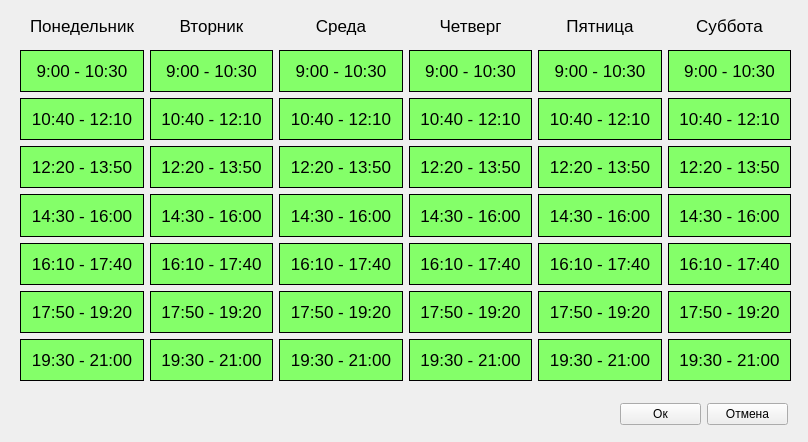
 <widget class="QDialog" name="ExceptionsWindow">
  <property name="geometry">
   <rect>
    <x>0</x>
    <y>0</y>
    <width>808</width>
    <height>442</height>
   </rect>
  </property>
  <property name="windowTitle">
   <string>Dialog</string>
  </property>
  <widget class="QWidget" name="layoutWidget">
   <property name="geometry">
    <rect>
     <x>20</x>
     <y>10</y>
     <width>771</width>
     <height>31</height>
    </rect>
   </property>
   <layout class="QHBoxLayout" name="week_Layout">
    <item>
     <widget class="QLabel" name="monday_label">
      <property name="styleSheet">
       <string notr="true">color: rgb(0, 0, 0);
font-family: Arial;
font-size: 17px;</string>
      </property>
      <property name="text">
       <string>Понедельник</string>
      </property>
      <property name="alignment">
       <set>Qt::AlignCenter</set>
      </property>
     </widget>
    </item>
    <item>
     <widget class="QLabel" name="tuesday_label">
      <property name="styleSheet">
       <string notr="true">color: rgb(0, 0, 0);
font-family: Arial;
font-size: 17px;</string>
      </property>
      <property name="text">
       <string>Вторник</string>
      </property>
      <property name="alignment">
       <set>Qt::AlignCenter</set>
      </property>
     </widget>
    </item>
    <item>
     <widget class="QLabel" name="wednesday_label">
      <property name="styleSheet">
       <string notr="true">color: rgb(0, 0, 0);
font-family: Arial;
font-size: 17px;</string>
      </property>
      <property name="text">
       <string>Среда</string>
      </property>
      <property name="alignment">
       <set>Qt::AlignCenter</set>
      </property>
     </widget>
    </item>
    <item>
     <widget class="QLabel" name="thursday_label">
      <property name="styleSheet">
       <string notr="true">color: rgb(0, 0, 0);
font-family: Arial;
font-size: 17px;</string>
      </property>
      <property name="text">
       <string>Четверг</string>
      </property>
      <property name="alignment">
       <set>Qt::AlignCenter</set>
      </property>
     </widget>
    </item>
    <item>
     <widget class="QLabel" name="friday_label">
      <property name="styleSheet">
       <string notr="true">color: rgb(0, 0, 0);
font-family: Arial;
font-size: 17px;</string>
      </property>
      <property name="text">
       <string>Пятница</string>
      </property>
      <property name="alignment">
       <set>Qt::AlignCenter</set>
      </property>
     </widget>
    </item>
    <item>
     <widget class="QLabel" name="saturday_label">
      <property name="styleSheet">
       <string notr="true">color: rgb(0, 0, 0);
font-family: Arial;
font-size: 17px;</string>
      </property>
      <property name="text">
       <string>Суббота</string>
      </property>
      <property name="alignment">
       <set>Qt::AlignCenter</set>
      </property>
     </widget>
    </item>
   </layout>
  </widget>
  <widget class="QWidget" name="layoutWidget">
   <property name="geometry">
    <rect>
     <x>20</x>
     <y>50</y>
     <width>771</width>
     <height>331</height>
    </rect>
   </property>
   <layout class="QGridLayout" name="gridLayout">
    <item row="3" column="1">
     <widget class="QPushButton" name="tue_4_lesson_button">
      <property name="sizePolicy">
       <sizepolicy hsizetype="Minimum" vsizetype="Minimum">
        <horstretch>0</horstretch>
        <verstretch>0</verstretch>
       </sizepolicy>
      </property>
      <property name="styleSheet">
       <string notr="true">background-color: rgb(132, 255, 105);
color: rgb(0, 0, 0);
font-family: Arial;
font-size: 17px;
border: 1px solid rgb(0, 0, 0);</string>
      </property>
      <property name="text">
       <string>14:30 - 16:00</string>
      </property>
     </widget>
    </item>
    <item row="5" column="6">
     <widget class="QPushButton" name="fri_6_lesson_button">
      <property name="sizePolicy">
       <sizepolicy hsizetype="Minimum" vsizetype="Minimum">
        <horstretch>0</horstretch>
        <verstretch>0</verstretch>
       </sizepolicy>
      </property>
      <property name="styleSheet">
       <string notr="true">background-color: rgb(132, 255, 105);
color: rgb(0, 0, 0);
font-family: Arial;
font-size: 17px;
border: 1px solid rgb(0, 0, 0);</string>
      </property>
      <property name="text">
       <string>17:50 - 19:20</string>
      </property>
     </widget>
    </item>
    <item row="0" column="5">
     <widget class="QPushButton" name="thu_1_lesson_button">
      <property name="sizePolicy">
       <sizepolicy hsizetype="Minimum" vsizetype="Minimum">
        <horstretch>0</horstretch>
        <verstretch>0</verstretch>
       </sizepolicy>
      </property>
      <property name="toolTip">
       <string>&lt;html&gt;&lt;head/&gt;&lt;body&gt;&lt;p&gt;&lt;br/&gt;&lt;/p&gt;&lt;/body&gt;&lt;/html&gt;</string>
      </property>
      <property name="styleSheet">
       <string notr="true">background-color: rgb(132, 255, 105);
color: rgb(0, 0, 0);
font-family: Arial;
font-size: 17px;
border: 1px solid rgb(0, 0, 0);</string>
      </property>
      <property name="text">
       <string>9:00 - 10:30</string>
      </property>
     </widget>
    </item>
    <item row="6" column="6">
     <widget class="QPushButton" name="fri_7_lesson_button">
      <property name="sizePolicy">
       <sizepolicy hsizetype="Minimum" vsizetype="Minimum">
        <horstretch>0</horstretch>
        <verstretch>0</verstretch>
       </sizepolicy>
      </property>
      <property name="styleSheet">
       <string notr="true">background-color: rgb(132, 255, 105);
color: rgb(0, 0, 0);
font-family: Arial;
font-size: 17px;
border: 1px solid rgb(0, 0, 0);</string>
      </property>
      <property name="text">
       <string>19:30 - 21:00</string>
      </property>
     </widget>
    </item>
    <item row="3" column="7">
     <widget class="QPushButton" name="sat_4_lesson_button">
      <property name="sizePolicy">
       <sizepolicy hsizetype="Minimum" vsizetype="Minimum">
        <horstretch>0</horstretch>
        <verstretch>0</verstretch>
       </sizepolicy>
      </property>
      <property name="styleSheet">
       <string notr="true">background-color: rgb(132, 255, 105);
color: rgb(0, 0, 0);
font-family: Arial;
font-size: 17px;
border: 1px solid rgb(0, 0, 0);</string>
      </property>
      <property name="text">
       <string>14:30 - 16:00</string>
      </property>
     </widget>
    </item>
    <item row="2" column="6">
     <widget class="QPushButton" name="fri_3_lesson_button">
      <property name="sizePolicy">
       <sizepolicy hsizetype="Minimum" vsizetype="Minimum">
        <horstretch>0</horstretch>
        <verstretch>0</verstretch>
       </sizepolicy>
      </property>
      <property name="styleSheet">
       <string notr="true">background-color: rgb(132, 255, 105);
color: rgb(0, 0, 0);
font-family: Arial;
font-size: 17px;
border: 1px solid rgb(0, 0, 0);</string>
      </property>
      <property name="text">
       <string>12:20 - 13:50</string>
      </property>
     </widget>
    </item>
    <item row="4" column="0">
     <widget class="QPushButton" name="mon_5_lesson_button">
      <property name="sizePolicy">
       <sizepolicy hsizetype="Minimum" vsizetype="Minimum">
        <horstretch>0</horstretch>
        <verstretch>0</verstretch>
       </sizepolicy>
      </property>
      <property name="toolTip">
       <string>&lt;html&gt;&lt;head/&gt;&lt;body&gt;&lt;p&gt;&lt;br/&gt;&lt;/p&gt;&lt;/body&gt;&lt;/html&gt;</string>
      </property>
      <property name="styleSheet">
       <string notr="true">background-color: rgb(132, 255, 105);
color: rgb(0, 0, 0);
font-family: Arial;
font-size: 17px;
border: 1px solid rgb(0, 0, 0);</string>
      </property>
      <property name="text">
       <string>16:10 - 17:40</string>
      </property>
     </widget>
    </item>
    <item row="2" column="7">
     <widget class="QPushButton" name="sat_3_lesson_button">
      <property name="sizePolicy">
       <sizepolicy hsizetype="Minimum" vsizetype="Minimum">
        <horstretch>0</horstretch>
        <verstretch>0</verstretch>
       </sizepolicy>
      </property>
      <property name="styleSheet">
       <string notr="true">background-color: rgb(132, 255, 105);
color: rgb(0, 0, 0);
font-family: Arial;
font-size: 17px;
border: 1px solid rgb(0, 0, 0);</string>
      </property>
      <property name="text">
       <string>12:20 - 13:50</string>
      </property>
     </widget>
    </item>
    <item row="1" column="7">
     <widget class="QPushButton" name="sat_2_lesson_button">
      <property name="sizePolicy">
       <sizepolicy hsizetype="Minimum" vsizetype="Minimum">
        <horstretch>0</horstretch>
        <verstretch>0</verstretch>
       </sizepolicy>
      </property>
      <property name="styleSheet">
       <string notr="true">background-color: rgb(132, 255, 105);
color: rgb(0, 0, 0);
font-family: Arial;
font-size: 17px;
border: 1px solid rgb(0, 0, 0);</string>
      </property>
      <property name="text">
       <string>10:40 - 12:10</string>
      </property>
     </widget>
    </item>
    <item row="1" column="3">
     <widget class="QPushButton" name="wed_2_lesson_button">
      <property name="sizePolicy">
       <sizepolicy hsizetype="Minimum" vsizetype="Minimum">
        <horstretch>0</horstretch>
        <verstretch>0</verstretch>
       </sizepolicy>
      </property>
      <property name="styleSheet">
       <string notr="true">background-color: rgb(132, 255, 105);
color: rgb(0, 0, 0);
font-family: Arial;
font-size: 17px;
border: 1px solid rgb(0, 0, 0);</string>
      </property>
      <property name="text">
       <string>10:40 - 12:10</string>
      </property>
     </widget>
    </item>
    <item row="3" column="0">
     <widget class="QPushButton" name="mon_4_lesson_button">
      <property name="sizePolicy">
       <sizepolicy hsizetype="Minimum" vsizetype="Minimum">
        <horstretch>0</horstretch>
        <verstretch>0</verstretch>
       </sizepolicy>
      </property>
      <property name="toolTip">
       <string>&lt;html&gt;&lt;head/&gt;&lt;body&gt;&lt;p&gt;&lt;br/&gt;&lt;/p&gt;&lt;/body&gt;&lt;/html&gt;</string>
      </property>
      <property name="styleSheet">
       <string notr="true">background-color: rgb(132, 255, 105);
color: rgb(0, 0, 0);
font-family: Arial;
font-size: 17px;
border: 1px solid rgb(0, 0, 0);</string>
      </property>
      <property name="text">
       <string>14:30 - 16:00</string>
      </property>
     </widget>
    </item>
    <item row="4" column="1">
     <widget class="QPushButton" name="tue_5_lesson_button">
      <property name="sizePolicy">
       <sizepolicy hsizetype="Minimum" vsizetype="Minimum">
        <horstretch>0</horstretch>
        <verstretch>0</verstretch>
       </sizepolicy>
      </property>
      <property name="styleSheet">
       <string notr="true">background-color: rgb(132, 255, 105);
color: rgb(0, 0, 0);
font-family: Arial;
font-size: 17px;
border: 1px solid rgb(0, 0, 0);</string>
      </property>
      <property name="text">
       <string>16:10 - 17:40</string>
      </property>
     </widget>
    </item>
    <item row="2" column="3">
     <widget class="QPushButton" name="wed_3_lesson_button">
      <property name="sizePolicy">
       <sizepolicy hsizetype="Minimum" vsizetype="Minimum">
        <horstretch>0</horstretch>
        <verstretch>0</verstretch>
       </sizepolicy>
      </property>
      <property name="styleSheet">
       <string notr="true">background-color: rgb(132, 255, 105);
color: rgb(0, 0, 0);
font-family: Arial;
font-size: 17px;
border: 1px solid rgb(0, 0, 0);</string>
      </property>
      <property name="text">
       <string>12:20 - 13:50</string>
      </property>
     </widget>
    </item>
    <item row="4" column="5">
     <widget class="QPushButton" name="thu_5_lesson_button">
      <property name="sizePolicy">
       <sizepolicy hsizetype="Minimum" vsizetype="Minimum">
        <horstretch>0</horstretch>
        <verstretch>0</verstretch>
       </sizepolicy>
      </property>
      <property name="styleSheet">
       <string notr="true">background-color: rgb(132, 255, 105);
color: rgb(0, 0, 0);
font-family: Arial;
font-size: 17px;
border: 1px solid rgb(0, 0, 0);</string>
      </property>
      <property name="text">
       <string>16:10 - 17:40</string>
      </property>
     </widget>
    </item>
    <item row="4" column="7">
     <widget class="QPushButton" name="sat_5_lesson_button">
      <property name="sizePolicy">
       <sizepolicy hsizetype="Minimum" vsizetype="Minimum">
        <horstretch>0</horstretch>
        <verstretch>0</verstretch>
       </sizepolicy>
      </property>
      <property name="styleSheet">
       <string notr="true">background-color: rgb(132, 255, 105);
color: rgb(0, 0, 0);
font-family: Arial;
font-size: 17px;
border: 1px solid rgb(0, 0, 0);</string>
      </property>
      <property name="text">
       <string>16:10 - 17:40</string>
      </property>
     </widget>
    </item>
    <item row="5" column="1">
     <widget class="QPushButton" name="tue_6_lesson_button">
      <property name="sizePolicy">
       <sizepolicy hsizetype="Minimum" vsizetype="Minimum">
        <horstretch>0</horstretch>
        <verstretch>0</verstretch>
       </sizepolicy>
      </property>
      <property name="styleSheet">
       <string notr="true">background-color: rgb(132, 255, 105);
color: rgb(0, 0, 0);
font-family: Arial;
font-size: 17px;
border: 1px solid rgb(0, 0, 0);</string>
      </property>
      <property name="text">
       <string>17:50 - 19:20</string>
      </property>
     </widget>
    </item>
    <item row="1" column="1">
     <widget class="QPushButton" name="tue_2_lesson_button">
      <property name="sizePolicy">
       <sizepolicy hsizetype="Minimum" vsizetype="Minimum">
        <horstretch>0</horstretch>
        <verstretch>0</verstretch>
       </sizepolicy>
      </property>
      <property name="toolTip">
       <string>&lt;html&gt;&lt;head/&gt;&lt;body&gt;&lt;p&gt;&lt;br/&gt;&lt;/p&gt;&lt;/body&gt;&lt;/html&gt;</string>
      </property>
      <property name="styleSheet">
       <string notr="true">background-color: rgb(132, 255, 105);
color: rgb(0, 0, 0);
font-family: Arial;
font-size: 17px;
border: 1px solid rgb(0, 0, 0);</string>
      </property>
      <property name="text">
       <string>10:40 - 12:10</string>
      </property>
     </widget>
    </item>
    <item row="3" column="3">
     <widget class="QPushButton" name="wed_4_lesson_button">
      <property name="sizePolicy">
       <sizepolicy hsizetype="Minimum" vsizetype="Minimum">
        <horstretch>0</horstretch>
        <verstretch>0</verstretch>
       </sizepolicy>
      </property>
      <property name="styleSheet">
       <string notr="true">background-color: rgb(132, 255, 105);
color: rgb(0, 0, 0);
font-family: Arial;
font-size: 17px;
border: 1px solid rgb(0, 0, 0);</string>
      </property>
      <property name="text">
       <string>14:30 - 16:00</string>
      </property>
     </widget>
    </item>
    <item row="4" column="6">
     <widget class="QPushButton" name="fri_5_lesson_button">
      <property name="sizePolicy">
       <sizepolicy hsizetype="Minimum" vsizetype="Minimum">
        <horstretch>0</horstretch>
        <verstretch>0</verstretch>
       </sizepolicy>
      </property>
      <property name="styleSheet">
       <string notr="true">background-color: rgb(132, 255, 105);
color: rgb(0, 0, 0);
font-family: Arial;
font-size: 17px;
border: 1px solid rgb(0, 0, 0);</string>
      </property>
      <property name="text">
       <string>16:10 - 17:40</string>
      </property>
     </widget>
    </item>
    <item row="6" column="1">
     <widget class="QPushButton" name="tue_7_lesson_button">
      <property name="sizePolicy">
       <sizepolicy hsizetype="Minimum" vsizetype="Minimum">
        <horstretch>0</horstretch>
        <verstretch>0</verstretch>
       </sizepolicy>
      </property>
      <property name="styleSheet">
       <string notr="true">background-color: rgb(132, 255, 105);
color: rgb(0, 0, 0);
font-family: Arial;
font-size: 17px;
border: 1px solid rgb(0, 0, 0);</string>
      </property>
      <property name="text">
       <string>19:30 - 21:00</string>
      </property>
     </widget>
    </item>
    <item row="2" column="1">
     <widget class="QPushButton" name="tue_3_lesson_button">
      <property name="sizePolicy">
       <sizepolicy hsizetype="Minimum" vsizetype="Minimum">
        <horstretch>0</horstretch>
        <verstretch>0</verstretch>
       </sizepolicy>
      </property>
      <property name="styleSheet">
       <string notr="true">background-color: rgb(132, 255, 105);
color: rgb(0, 0, 0);
font-family: Arial;
font-size: 17px;
border: 1px solid rgb(0, 0, 0);</string>
      </property>
      <property name="text">
       <string>12:20 - 13:50</string>
      </property>
     </widget>
    </item>
    <item row="5" column="5">
     <widget class="QPushButton" name="thu_6_lesson_button">
      <property name="sizePolicy">
       <sizepolicy hsizetype="Minimum" vsizetype="Minimum">
        <horstretch>0</horstretch>
        <verstretch>0</verstretch>
       </sizepolicy>
      </property>
      <property name="styleSheet">
       <string notr="true">background-color: rgb(132, 255, 105);
color: rgb(0, 0, 0);
font-family: Arial;
font-size: 17px;
border: 1px solid rgb(0, 0, 0);</string>
      </property>
      <property name="text">
       <string>17:50 - 19:20</string>
      </property>
     </widget>
    </item>
    <item row="6" column="3">
     <widget class="QPushButton" name="wed_7_lesson_button">
      <property name="sizePolicy">
       <sizepolicy hsizetype="Minimum" vsizetype="Minimum">
        <horstretch>0</horstretch>
        <verstretch>0</verstretch>
       </sizepolicy>
      </property>
      <property name="styleSheet">
       <string notr="true">background-color: rgb(132, 255, 105);
color: rgb(0, 0, 0);
font-family: Arial;
font-size: 17px;
border: 1px solid rgb(0, 0, 0);</string>
      </property>
      <property name="text">
       <string>19:30 - 21:00</string>
      </property>
     </widget>
    </item>
    <item row="6" column="7">
     <widget class="QPushButton" name="sat_7_lesson_button">
      <property name="sizePolicy">
       <sizepolicy hsizetype="Minimum" vsizetype="Minimum">
        <horstretch>0</horstretch>
        <verstretch>0</verstretch>
       </sizepolicy>
      </property>
      <property name="styleSheet">
       <string notr="true">background-color: rgb(132, 255, 105);
color: rgb(0, 0, 0);
font-family: Arial;
font-size: 17px;
border: 1px solid rgb(0, 0, 0);</string>
      </property>
      <property name="text">
       <string>19:30 - 21:00</string>
      </property>
     </widget>
    </item>
    <item row="2" column="0">
     <widget class="QPushButton" name="mon_3_lesson_button">
      <property name="sizePolicy">
       <sizepolicy hsizetype="Minimum" vsizetype="Minimum">
        <horstretch>0</horstretch>
        <verstretch>0</verstretch>
       </sizepolicy>
      </property>
      <property name="toolTip">
       <string>&lt;html&gt;&lt;head/&gt;&lt;body&gt;&lt;p&gt;&lt;br/&gt;&lt;/p&gt;&lt;/body&gt;&lt;/html&gt;</string>
      </property>
      <property name="styleSheet">
       <string notr="true">background-color: rgb(132, 255, 105);
color: rgb(0, 0, 0);
font-family: Arial;
font-size: 17px;
border: 1px solid rgb(0, 0, 0);</string>
      </property>
      <property name="text">
       <string>12:20 - 13:50</string>
      </property>
     </widget>
    </item>
    <item row="1" column="5">
     <widget class="QPushButton" name="thu_2_lesson_button">
      <property name="sizePolicy">
       <sizepolicy hsizetype="Minimum" vsizetype="Minimum">
        <horstretch>0</horstretch>
        <verstretch>0</verstretch>
       </sizepolicy>
      </property>
      <property name="styleSheet">
       <string notr="true">background-color: rgb(132, 255, 105);
color: rgb(0, 0, 0);
font-family: Arial;
font-size: 17px;
border: 1px solid rgb(0, 0, 0);</string>
      </property>
      <property name="text">
       <string>10:40 - 12:10</string>
      </property>
     </widget>
    </item>
    <item row="0" column="3">
     <widget class="QPushButton" name="wed_1_lesson_button">
      <property name="sizePolicy">
       <sizepolicy hsizetype="Minimum" vsizetype="Minimum">
        <horstretch>0</horstretch>
        <verstretch>0</verstretch>
       </sizepolicy>
      </property>
      <property name="toolTip">
       <string>&lt;html&gt;&lt;head/&gt;&lt;body&gt;&lt;p&gt;&lt;br/&gt;&lt;/p&gt;&lt;/body&gt;&lt;/html&gt;</string>
      </property>
      <property name="styleSheet">
       <string notr="true">background-color: rgb(132, 255, 105);
color: rgb(0, 0, 0);
font-family: Arial;
font-size: 17px;
border: 1px solid rgb(0, 0, 0);</string>
      </property>
      <property name="text">
       <string>9:00 - 10:30</string>
      </property>
     </widget>
    </item>
    <item row="3" column="6">
     <widget class="QPushButton" name="fri_4_lesson_button">
      <property name="sizePolicy">
       <sizepolicy hsizetype="Minimum" vsizetype="Minimum">
        <horstretch>0</horstretch>
        <verstretch>0</verstretch>
       </sizepolicy>
      </property>
      <property name="styleSheet">
       <string notr="true">background-color: rgb(132, 255, 105);
color: rgb(0, 0, 0);
font-family: Arial;
font-size: 17px;
border: 1px solid rgb(0, 0, 0);</string>
      </property>
      <property name="text">
       <string>14:30 - 16:00</string>
      </property>
     </widget>
    </item>
    <item row="5" column="3">
     <widget class="QPushButton" name="wed_6_lesson_button">
      <property name="sizePolicy">
       <sizepolicy hsizetype="Minimum" vsizetype="Minimum">
        <horstretch>0</horstretch>
        <verstretch>0</verstretch>
       </sizepolicy>
      </property>
      <property name="styleSheet">
       <string notr="true">background-color: rgb(132, 255, 105);
color: rgb(0, 0, 0);
font-family: Arial;
font-size: 17px;
border: 1px solid rgb(0, 0, 0);</string>
      </property>
      <property name="text">
       <string>17:50 - 19:20</string>
      </property>
     </widget>
    </item>
    <item row="6" column="5">
     <widget class="QPushButton" name="thu_7_lesson_button">
      <property name="sizePolicy">
       <sizepolicy hsizetype="Minimum" vsizetype="Minimum">
        <horstretch>0</horstretch>
        <verstretch>0</verstretch>
       </sizepolicy>
      </property>
      <property name="styleSheet">
       <string notr="true">background-color: rgb(132, 255, 105);
color: rgb(0, 0, 0);
font-family: Arial;
font-size: 17px;
border: 1px solid rgb(0, 0, 0);</string>
      </property>
      <property name="text">
       <string>19:30 - 21:00</string>
      </property>
     </widget>
    </item>
    <item row="0" column="0">
     <widget class="QPushButton" name="mon_1_lesson_button">
      <property name="sizePolicy">
       <sizepolicy hsizetype="Minimum" vsizetype="Minimum">
        <horstretch>0</horstretch>
        <verstretch>0</verstretch>
       </sizepolicy>
      </property>
      <property name="toolTip">
       <string>&lt;html&gt;&lt;head/&gt;&lt;body&gt;&lt;p&gt;&lt;br/&gt;&lt;/p&gt;&lt;/body&gt;&lt;/html&gt;</string>
      </property>
      <property name="styleSheet">
       <string notr="true">background-color: rgb(132, 255, 105);
color: rgb(0, 0, 0);
font-family: Arial;
font-size: 17px;
border: 1px solid rgb(0, 0, 0);</string>
      </property>
      <property name="text">
       <string>9:00 - 10:30</string>
      </property>
     </widget>
    </item>
    <item row="6" column="0">
     <widget class="QPushButton" name="mon_7_lesson_button">
      <property name="sizePolicy">
       <sizepolicy hsizetype="Minimum" vsizetype="Minimum">
        <horstretch>0</horstretch>
        <verstretch>0</verstretch>
       </sizepolicy>
      </property>
      <property name="toolTip">
       <string>&lt;html&gt;&lt;head/&gt;&lt;body&gt;&lt;p&gt;&lt;br/&gt;&lt;/p&gt;&lt;/body&gt;&lt;/html&gt;</string>
      </property>
      <property name="styleSheet">
       <string notr="true">background-color: rgb(132, 255, 105);
color: rgb(0, 0, 0);
font-family: Arial;
font-size: 17px;
border: 1px solid rgb(0, 0, 0);</string>
      </property>
      <property name="text">
       <string>19:30 - 21:00</string>
      </property>
     </widget>
    </item>
    <item row="1" column="6">
     <widget class="QPushButton" name="fri_2_lesson_button">
      <property name="sizePolicy">
       <sizepolicy hsizetype="Minimum" vsizetype="Minimum">
        <horstretch>0</horstretch>
        <verstretch>0</verstretch>
       </sizepolicy>
      </property>
      <property name="styleSheet">
       <string notr="true">background-color: rgb(132, 255, 105);
color: rgb(0, 0, 0);
font-family: Arial;
font-size: 17px;
border: 1px solid rgb(0, 0, 0);</string>
      </property>
      <property name="text">
       <string>10:40 - 12:10</string>
      </property>
     </widget>
    </item>
    <item row="0" column="6">
     <widget class="QPushButton" name="fri_1_lesson_button">
      <property name="sizePolicy">
       <sizepolicy hsizetype="Minimum" vsizetype="Minimum">
        <horstretch>0</horstretch>
        <verstretch>0</verstretch>
       </sizepolicy>
      </property>
      <property name="toolTip">
       <string>&lt;html&gt;&lt;head/&gt;&lt;body&gt;&lt;p&gt;&lt;br/&gt;&lt;/p&gt;&lt;/body&gt;&lt;/html&gt;</string>
      </property>
      <property name="styleSheet">
       <string notr="true">background-color: rgb(132, 255, 105);
color: rgb(0, 0, 0);
font-family: Arial;
font-size: 17px;
border: 1px solid rgb(0, 0, 0);</string>
      </property>
      <property name="text">
       <string>9:00 - 10:30</string>
      </property>
     </widget>
    </item>
    <item row="0" column="1">
     <widget class="QPushButton" name="tue_1_lesson_button">
      <property name="sizePolicy">
       <sizepolicy hsizetype="Minimum" vsizetype="Minimum">
        <horstretch>0</horstretch>
        <verstretch>0</verstretch>
       </sizepolicy>
      </property>
      <property name="toolTip">
       <string>&lt;html&gt;&lt;head/&gt;&lt;body&gt;&lt;p&gt;&lt;br/&gt;&lt;/p&gt;&lt;/body&gt;&lt;/html&gt;</string>
      </property>
      <property name="styleSheet">
       <string notr="true">background-color: rgb(132, 255, 105);
color: rgb(0, 0, 0);
font-family: Arial;
font-size: 17px;
border: 1px solid rgb(0, 0, 0);</string>
      </property>
      <property name="text">
       <string>9:00 - 10:30</string>
      </property>
     </widget>
    </item>
    <item row="5" column="7">
     <widget class="QPushButton" name="sat_6_lesson_button">
      <property name="sizePolicy">
       <sizepolicy hsizetype="Minimum" vsizetype="Minimum">
        <horstretch>0</horstretch>
        <verstretch>0</verstretch>
       </sizepolicy>
      </property>
      <property name="styleSheet">
       <string notr="true">background-color: rgb(132, 255, 105);
color: rgb(0, 0, 0);
font-family: Arial;
font-size: 17px;
border: 1px solid rgb(0, 0, 0);</string>
      </property>
      <property name="text">
       <string>17:50 - 19:20</string>
      </property>
     </widget>
    </item>
    <item row="4" column="3">
     <widget class="QPushButton" name="wed_5_lesson_button">
      <property name="sizePolicy">
       <sizepolicy hsizetype="Minimum" vsizetype="Minimum">
        <horstretch>0</horstretch>
        <verstretch>0</verstretch>
       </sizepolicy>
      </property>
      <property name="styleSheet">
       <string notr="true">background-color: rgb(132, 255, 105);
color: rgb(0, 0, 0);
font-family: Arial;
font-size: 17px;
border: 1px solid rgb(0, 0, 0);</string>
      </property>
      <property name="text">
       <string>16:10 - 17:40</string>
      </property>
     </widget>
    </item>
    <item row="3" column="5">
     <widget class="QPushButton" name="thu_4_lesson_button">
      <property name="sizePolicy">
       <sizepolicy hsizetype="Minimum" vsizetype="Minimum">
        <horstretch>0</horstretch>
        <verstretch>0</verstretch>
       </sizepolicy>
      </property>
      <property name="styleSheet">
       <string notr="true">background-color: rgb(132, 255, 105);
color: rgb(0, 0, 0);
font-family: Arial;
font-size: 17px;
border: 1px solid rgb(0, 0, 0);</string>
      </property>
      <property name="text">
       <string>14:30 - 16:00</string>
      </property>
     </widget>
    </item>
    <item row="0" column="7">
     <widget class="QPushButton" name="sat_1_lesson_button">
      <property name="sizePolicy">
       <sizepolicy hsizetype="Minimum" vsizetype="Minimum">
        <horstretch>0</horstretch>
        <verstretch>0</verstretch>
       </sizepolicy>
      </property>
      <property name="toolTip">
       <string>&lt;html&gt;&lt;head/&gt;&lt;body&gt;&lt;p&gt;&lt;br/&gt;&lt;/p&gt;&lt;/body&gt;&lt;/html&gt;</string>
      </property>
      <property name="styleSheet">
       <string notr="true">background-color: rgb(132, 255, 105);
color: rgb(0, 0, 0);
font-family: Arial;
font-size: 17px;
border: 1px solid rgb(0, 0, 0);</string>
      </property>
      <property name="text">
       <string>9:00 - 10:30</string>
      </property>
     </widget>
    </item>
    <item row="5" column="0">
     <widget class="QPushButton" name="mon_6_lesson_button">
      <property name="sizePolicy">
       <sizepolicy hsizetype="Minimum" vsizetype="Minimum">
        <horstretch>0</horstretch>
        <verstretch>0</verstretch>
       </sizepolicy>
      </property>
      <property name="toolTip">
       <string>&lt;html&gt;&lt;head/&gt;&lt;body&gt;&lt;p&gt;&lt;br/&gt;&lt;/p&gt;&lt;/body&gt;&lt;/html&gt;</string>
      </property>
      <property name="styleSheet">
       <string notr="true">background-color: rgb(132, 255, 105);
color: rgb(0, 0, 0);
font-family: Arial;
font-size: 17px;
border: 1px solid rgb(0, 0, 0);</string>
      </property>
      <property name="text">
       <string>17:50 - 19:20</string>
      </property>
     </widget>
    </item>
    <item row="2" column="5">
     <widget class="QPushButton" name="thu_3_lesson_button">
      <property name="sizePolicy">
       <sizepolicy hsizetype="Minimum" vsizetype="Minimum">
        <horstretch>0</horstretch>
        <verstretch>0</verstretch>
       </sizepolicy>
      </property>
      <property name="styleSheet">
       <string notr="true">background-color: rgb(132, 255, 105);
color: rgb(0, 0, 0);
font-family: Arial;
font-size: 17px;
border: 1px solid rgb(0, 0, 0);</string>
      </property>
      <property name="text">
       <string>12:20 - 13:50</string>
      </property>
     </widget>
    </item>
    <item row="1" column="0">
     <widget class="QPushButton" name="mon_2_lesson_button">
      <property name="sizePolicy">
       <sizepolicy hsizetype="Minimum" vsizetype="Minimum">
        <horstretch>0</horstretch>
        <verstretch>0</verstretch>
       </sizepolicy>
      </property>
      <property name="toolTip">
       <string>&lt;html&gt;&lt;head/&gt;&lt;body&gt;&lt;p&gt;&lt;br/&gt;&lt;/p&gt;&lt;/body&gt;&lt;/html&gt;</string>
      </property>
      <property name="styleSheet">
       <string notr="true">background-color: rgb(132, 255, 105);
color: rgb(0, 0, 0);
font-family: Arial;
font-size: 17px;
border: 1px solid rgb(0, 0, 0);</string>
      </property>
      <property name="text">
       <string>10:40 - 12:10</string>
      </property>
     </widget>
    </item>
   </layout>
   <zorder>tue_1_lesson_button</zorder>
   <zorder>tue_2_lesson_button</zorder>
   <zorder>mon_4_lesson_button</zorder>
   <zorder>mon_7_lesson_button</zorder>
   <zorder>mon_5_lesson_button</zorder>
   <zorder>mon_2_lesson_button</zorder>
   <zorder>thu_1_lesson_button</zorder>
   <zorder>mon_3_lesson_button</zorder>
   <zorder>mon_6_lesson_button</zorder>
   <zorder>fri_1_lesson_button</zorder>
   <zorder>sat_1_lesson_button</zorder>
   <zorder>tue_3_lesson_button</zorder>
   <zorder>tue_4_lesson_button</zorder>
   <zorder>tue_5_lesson_button</zorder>
   <zorder>tue_6_lesson_button</zorder>
   <zorder>tue_7_lesson_button</zorder>
   <zorder>wed_2_lesson_button</zorder>
   <zorder>wed_3_lesson_button</zorder>
   <zorder>wed_4_lesson_button</zorder>
   <zorder>wed_5_lesson_button</zorder>
   <zorder>wed_6_lesson_button</zorder>
   <zorder>wed_7_lesson_button</zorder>
   <zorder>thu_2_lesson_button</zorder>
   <zorder>thu_3_lesson_button</zorder>
   <zorder>thu_4_lesson_button</zorder>
   <zorder>thu_5_lesson_button</zorder>
   <zorder>thu_6_lesson_button</zorder>
   <zorder>thu_7_lesson_button</zorder>
   <zorder>fri_2_lesson_button</zorder>
   <zorder>fri_3_lesson_button</zorder>
   <zorder>fri_4_lesson_button</zorder>
   <zorder>fri_5_lesson_button</zorder>
   <zorder>fri_6_lesson_button</zorder>
   <zorder>fri_7_lesson_button</zorder>
   <zorder>sat_2_lesson_button</zorder>
   <zorder>sat_3_lesson_button</zorder>
   <zorder>sat_4_lesson_button</zorder>
   <zorder>sat_5_lesson_button</zorder>
   <zorder>sat_6_lesson_button</zorder>
   <zorder>sat_7_lesson_button</zorder>
   <zorder>mon_1_lesson_button</zorder>
   <zorder>wed_1_lesson_button</zorder>
  </widget>
  <widget class="QWidget" name="layoutWidget">
   <property name="geometry">
    <rect>
     <x>620</x>
     <y>400</y>
     <width>168</width>
     <height>28</height>
    </rect>
   </property>
   <layout class="QHBoxLayout" name="horizontalLayout_2">
    <item>
     <widget class="QPushButton" name="ok_button">
      <property name="text">
       <string>Ок</string>
      </property>
     </widget>
    </item>
    <item>
     <widget class="QPushButton" name="cancel_button">
      <property name="text">
       <string>Отмена</string>
      </property>
     </widget>
    </item>
   </layout>
  </widget>
 </widget>
